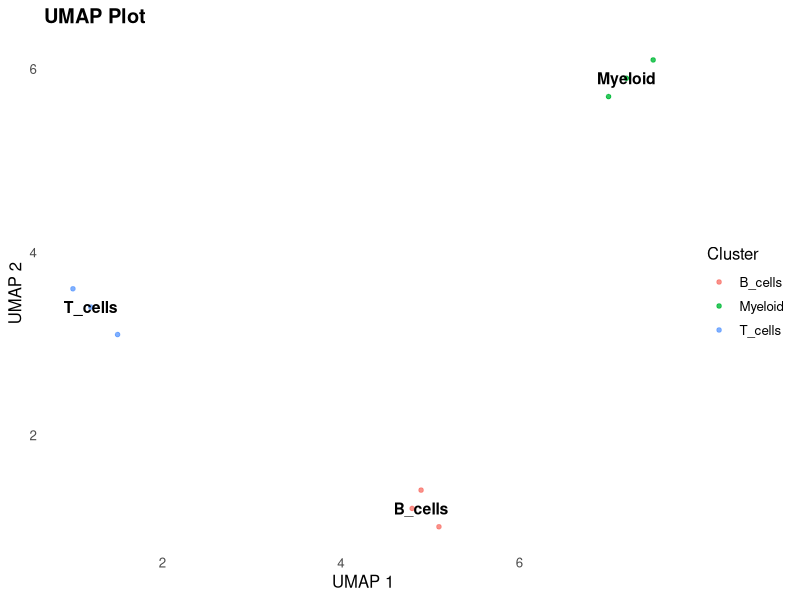

The R script that drew this image:
#scRNA-seq and high-dimensional omics visualization. This template assumes you already have UMAP coordinates exported as a CSV.
library(readr)
library(dplyr)
library(ggplot2)

dir.create("figures", showWarnings = FALSE)

df <- read_csv("data/umap_data.csv", show_col_types = FALSE)

centers <- df %>%
  group_by(cluster) %>%
  summarise(
    UMAP_1 = median(UMAP_1),
    UMAP_2 = median(UMAP_2),
    .groups = "drop"
  )

p <- ggplot(df, aes(x = UMAP_1, y = UMAP_2, color = cluster)) +
  geom_point(size = 1.2, alpha = 0.8) +
  geom_text(
    data = centers,
    aes(label = cluster),
    color = "black",
    size = 4,
    fontface = "bold",
    show.legend = FALSE
  ) +
  labs(
    title = "UMAP Plot",
    x = "UMAP 1",
    y = "UMAP 2",
    color = "Cluster"
  ) +
  theme_minimal(base_size = 12) +
  theme(
    plot.title = element_text(face = "bold"),
    panel.grid = element_blank()
  )

ggsave("figures/umap_template.png", plot = p, width = 6.5, height = 5.5, dpi = 300)
